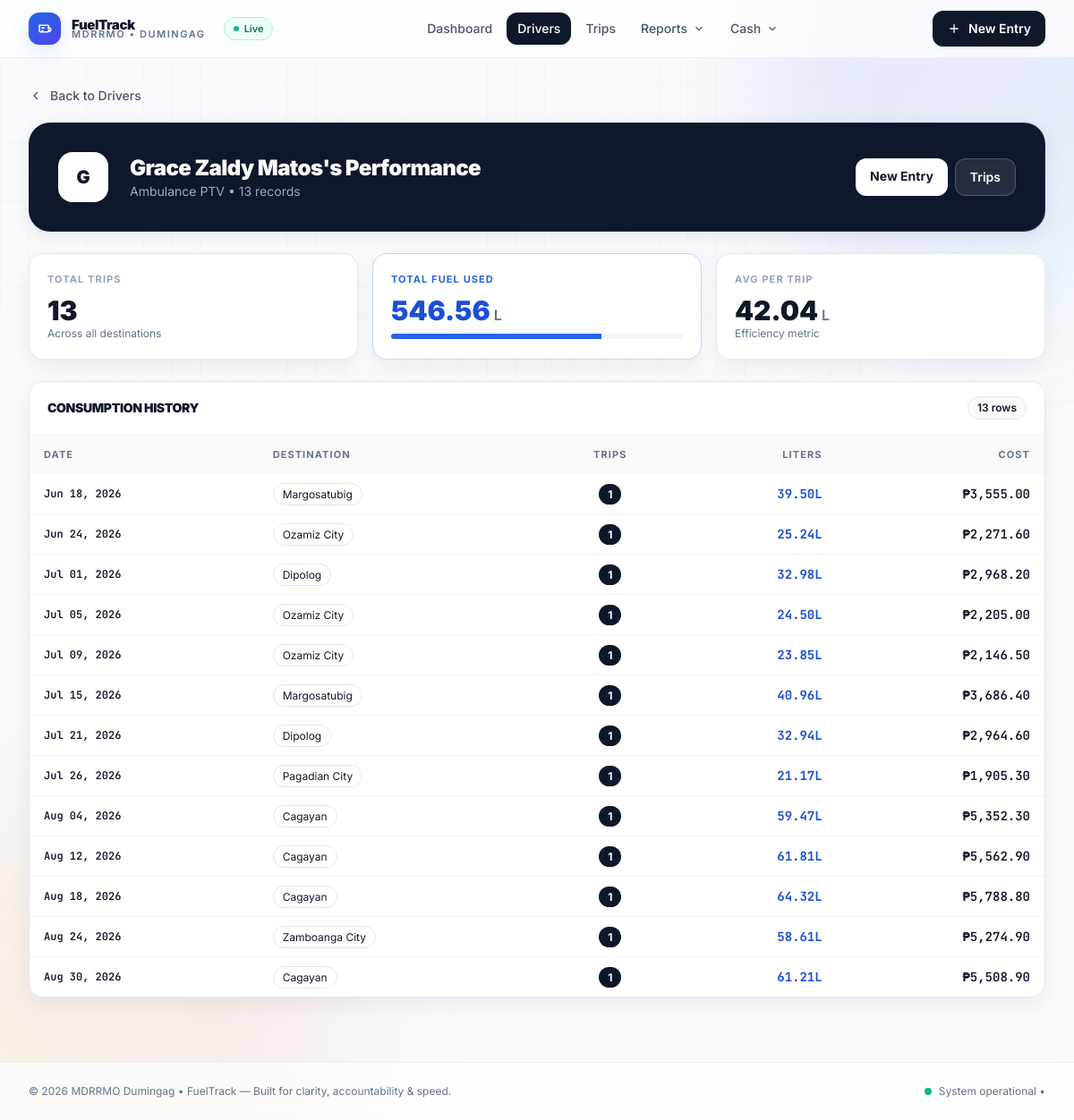
Page /drivers/131/ on the committed database.
### fuel/models.py (models this page shows, shortened)
class Driver(models.Model):
    name = models.CharField(max_length=100, unique=True)
    vehicle = models.CharField(max_length=100)
    class Meta:
        verbose_name = "Driver"
        verbose_name_plural = "Drivers"

class FuelConsumption(models.Model):
    reference_number = models.PositiveIntegerField(default=1)
    AMBULANCE_DESTINATION_CHOICES = [
        ('dipolog', 'Dipolog'),
        ('cagayan', 'Cagayan'),
        ('margosatubig', 'Margosatubig'),
        ('pagadian_city', 'Pagadian City'),
        ('ozamiz_city', 'Ozamiz City'),
        ('zamboanga_city', 'Zamboanga City'),
        ('davao_city', 'Davao City'),
        ('ipil', 'Ipil'),
        ('sindangan', 'Sindangan'),
        ('molave_blancia_hospital', 'Molave Blancia Hospital'),  # New destination
    ]
    HEAVY_EQUIPMENT_DESTINATION_CHOICES = [
        ('local', 'Local Area'),
    ]
    MAHAYAG_SPECIAL_CHOICE = [('mahayag', 'Mahayag Medicare')]
    DESTINATION_CHOICES = AMBULANCE_DESTINATION_CHOICES + HEAVY_EQUIPMENT_DESTINATION_CHOICES + MAHAYAG_SPECIAL_CHOICE
    PURPOSE_CHOICES = [
        ('Transport Patient', 'Transport Patient'),
        ('landslide sinonok', 'Landslide Sinonok'),
        ('landslide bag-ong kauswagan', 'Landslide Bag-ong Kauswagan'),
        ('landslide macasing', 'Landslide Macasing'),
        ('mahayag medicare', 'Mahayag Medicare'),
    ]
    driver = models.ForeignKey('Driver', on_delete=models.CASCADE)
    date = models.DateField()
    trip_number = models.PositiveIntegerField(default=1)
    number_of_trips = models.PositiveIntegerField(default=1)
    purpose = models.CharField(max_length=255, choices=PURPOSE_CHOICES, default="Transport Patient")
    destination = models.CharField(max_length=100, choices=DESTINATION_CHOICES, default='local')
    total_liters = models.FloatField()
    cost = models.FloatField()
    vehicle = models.CharField(max_length=100)
    actual_fuel_price = models.FloatField(default=62.00)  # Default to 62.00 for backward compatibility
    departure_time = models.TimeField(null=True, blank=True)
    arrival_time = models.TimeField(null=True, blank=True)
    return_departure_time = models.TimeField(null=True, blank=True)
    return_arrival_time = models.TimeField(null=True, blank=True)
    starting_balance = models.FloatField(null=True, blank=True)  # Starting fuel in tank
    finished_balance = models.FloatField(null=True, blank=True)  # Ending fuel in tank
    consumed_liters = models.FloatField(null=True, blank=True)  # Fuel consumed during trip
    passenger_name = models.CharField(max_length=255, null=True, blank=True)
    or_number = models.CharField(max_length=50, null=True, blank=True)
    MIN_LITERS_PER_TRIP = 17.69
    MAX_LITERS_PER_TRIP = 26.54
    FUEL_PRICE = 62.00 #per liter
    TOTAL_FUEL_ALLOCATION = 5017.135  # 311062.35 / 62.00 = 5017.135 liters
    DESTINATION_BUDGET_MAP = {
        'dipolog': 2500,
        'cagayan': 5000,
        'margosatubig': 2000,
        'pagadian_city': 1000,
        'ozamiz_city': 1500,
        'zamboanga_city': 5000,
        'davao_city': 5000,
        'ipil': 3500,
        'sindangan': 1500,
        'local': 2000,  # Default budget for local trips
        'molave_blancia_hospital': 800,  # New destination budget
    }
    MAHAYAG_BUDGET_UTILIZATION = 900  # Budget available for mahayag special cases (less than ₱1,000)
    HEAVY_EQUIPMENT_FUEL = 400  # Backhoe and Dumptruck consume 400L each
    class Meta:
        unique_together = ('driver', 'date', 'trip_number')

### fuel/views.py (the view)
# urls.py: path('drivers/<int:pk>/', views.DriverDetailView.as_view(), name='driver_detail'),
class DriverDetailView(DetailView):
    model = Driver
    template_name = 'fuel/driver_detail.html'
    def get_context_data(self, **kwargs):
        context = super().get_context_data(**kwargs)
        driver = self.object
        consumption_data = FuelConsumption.objects.filter(
            driver=driver
        ).order_by('date')
        total_used = consumption_data.aggregate(
            Sum('total_liters')
        )['total_liters__sum'] or 0
        context.update({
            'consumption_history': consumption_data,
            'total_trips': consumption_data.aggregate(
                Sum('number_of_trips')
            )['number_of_trips__sum'],
            'total_used': round(total_used, 2),
            'average_per_trip': round(total_used / sum(
                c.number_of_trips for c in consumption_data
            ), 2) if consumption_data else 0
        })
        return context

### templates/fuel/driver_detail.html (shortened to what this page needs)
{% extends "base.html" %}
{% load humanize %}
{% block content %}
<a href="{% url 'driver_list' %}" class="inline-flex items-center gap-2 text-sm font-medium text-slate-600 hover:text-slate-900">
    <svg width="16" height="16" viewBox="0 0 24 24" fill="none" stroke="currentColor" stroke-width="2"><path d="M15 18l-6-6 6-6"/></svg> Back to Drivers
</a>
<div class="mt-4 rounded-[24px] bg-gradient-to-br from-slate-900 to-indigo-900 p-[1px] shadow-card">
    <div class="rounded-[23px] bg-slate-900 p-6 sm:p-8 flex flex-wrap gap-6 items-center">
        <span class="h-14 w-14 rounded-2xl bg-white text-slate-900 grid place-items-center text-xl font-black">{{ driver.name|slice:":1" }}</span>
        <div>
            <h1 class="text-2xl font-black tracking-tight text-white">{{ driver.name }}'s Performance</h1>
            <p class="text-sm text-blue-100/70">{{ driver.vehicle|default:"Fleet vehicle" }} • {{ consumption_history|length }} record{{ consumption_history|length|pluralize }}</p>
        </div>
        <div class="ml-auto flex gap-2">
            <a href="{% url 'fuel_new' %}" class="rounded-xl bg-white px-4 py-2.5 text-sm font-bold text-slate-900">New Entry</a>
            <a href="{% url 'trip_schedule' %}?driver={{ driver.pk }}" class="rounded-xl border border-white/20 bg-white/10 px-4 py-2.5 text-sm font-semibold text-white backdrop-blur">Trips</a>
        </div>
    </div>
</div>
<div class="mt-6 grid grid-cols-1 sm:grid-cols-3 gap-4">
    <div class="rounded-2xl border border-slate-200 bg-white p-5 shadow-soft">
        <p class="text-[11px] font-bold tracking-widest text-slate-400 uppercase">Total Trips</p>
        <p class="mt-2 text-3xl font-black text-slate-900">{{ total_trips|intcomma }}</p>
        <p class="text-xs text-slate-500">Across all destinations</p>
    </div>
    <div class="rounded-2xl border border-blue-200 bg-white p-5 shadow-soft">
        <p class="text-[11px] font-bold tracking-widest text-blue-600 uppercase">Total Fuel Used</p>
        <p class="mt-2 text-3xl font-black text-blue-700">{{ total_used|floatformat:2|intcomma }}<span class="text-base font-semibold text-slate-500"> L</span></p>
        <div class="mt-2 h-1.5 rounded-full bg-slate-100 overflow-hidden"><div class="h-full w-[72%] bg-blue-600"></div></div>
    </div>
    <div class="rounded-2xl border border-slate-200 bg-white p-5 shadow-soft">
        <p class="text-[11px] font-bold tracking-widest text-slate-400 uppercase">Avg per Trip</p>
        <p class="mt-2 text-3xl font-black text-slate-900">{{ average_per_trip|floatformat:2|intcomma }}<span class="text-base font-semibold text-slate-500"> L</span></p>
        <p class="text-xs text-slate-500">Efficiency metric</p>
    </div>
</div>
<div class="mt-6 overflow-hidden rounded-2xl border border-slate-200 bg-white shadow-soft">
    <div class="border-b border-slate-100 px-5 py-4 flex items-center justify-between">
        <h2 class="text-sm font-black uppercase tracking-tight">Consumption History</h2>
        <span class="rounded-full border border-slate-200 bg-slate-50 px-2.5 py-1 text-xs font-semibold">{{ consumption_history|length }} rows</span>
    </div>
    <div class="overflow-x-auto">
        <table class="w-full text-sm">
            <thead class="bg-slate-50 text-[11px] font-bold tracking-widest text-slate-500 uppercase">
                <tr>
                    <th class="px-4 py-3 text-left">Date</th>
                    <th class="px-4 py-3 text-left">Destination</th>
                    <th class="px-4 py-3 text-center">Trips</th>
                    <th class="px-4 py-3 text-right">Liters</th>
                    <th class="px-4 py-3 text-right">Cost</th>
                </tr>
            </thead>
            <tbody class="divide-y divide-slate-100">
                {% for entry in consumption_history %}
                <tr class="hover:bg-slate-50">
                    <td class="px-4 py-3 font-mono text-xs font-semibold">{{ entry.date|date:"M d, Y" }}</td>
                    <td class="px-4 py-3"><span class="rounded-full border border-slate-200 bg-white px-2.5 py-1 text-xs">{{ entry.get_destination_display|default:"Local" }}</span></td>
                    <td class="px-4 py-3 text-center"><span class="rounded-full bg-slate-900 px-2.5 py-1 text-xs font-bold text-white">{{ entry.number_of_trips }}</span></td>
                    <td class="px-4 py-3 text-right font-mono font-bold text-blue-700">{{ entry.total_liters|floatformat:2|intcomma }}L</td>
                    <td class="px-4 py-3 text-right font-mono font-semibold">₱{{ entry.cost|floatformat:2|intcomma }}</td>
                </tr>
                {% empty %}
                <tr><td colspan="5" class="px-6 py-10 text-center text-slate-500">No history yet.</td></tr>
                {% endfor %}
            </tbody>
        </table>
    </div>
</div>
{% endblock %}

### templates/base.html (style rules this page uses)
* { -webkit-font-smoothing: antialiased; -moz-osx-font-smoothing: grayscale; }
body { font-family: Inter, ui-sans-serif, system-ui; }

### rows in the picture
Driver: name "G", name "Grace Zaldy Matos", vehicle "Ambulance PTV"
FuelConsumption: date "Jun 18, 2026", destination "Margosatubig", number_of_trips "1", total_liters "39.50", cost "3,555.00"
FuelConsumption: date "Jun 24, 2026", destination "Ozamiz City", number_of_trips "1", total_liters "25.24", cost "2,271.60"
FuelConsumption: date "Jul 01, 2026", destination "Dipolog", number_of_trips "1", total_liters "32.98", cost "2,968.20"
FuelConsumption: date "Jul 05, 2026", destination "Ozamiz City", number_of_trips "1", total_liters "24.50", cost "2,205.00"
FuelConsumption: date "Jul 09, 2026", destination "Ozamiz City", number_of_trips "1", total_liters "23.85", cost "2,146.50"
FuelConsumption: date "Jul 15, 2026", destination "Margosatubig", number_of_trips "1", total_liters "40.96", cost "3,686.40"
FuelConsumption: date "Jul 21, 2026", destination "Dipolog", number_of_trips "1", total_liters "32.94", cost "2,964.60"
FuelConsumption: date "Jul 26, 2026", destination "Pagadian City", number_of_trips "1", total_liters "21.17", cost "1,905.30"
FuelConsumption: date "Aug 04, 2026", destination "Cagayan", number_of_trips "1", total_liters "59.47", cost "5,352.30"
FuelConsumption: date "Aug 12, 2026", destination "Cagayan", number_of_trips "1", total_liters "61.81", cost "5,562.90"
FuelConsumption: date "Aug 18, 2026", destination "Cagayan", number_of_trips "1", total_liters "64.32", cost "5,788.80"
FuelConsumption: date "Aug 24, 2026", destination "Zamboanga City", number_of_trips "1", total_liters "58.61", cost "5,274.90"
FuelConsumption: date "Aug 30, 2026", destination "Cagayan", number_of_trips "1", total_liters "61.21", cost "5,508.90"

### other values in the picture
{{ consumption_history|length }} "13"
{{ total_trips|intcomma }} "13"
{{ total_used|floatformat:2|intcomma }} "546.56"
{{ average_per_trip|floatformat:2|intcomma }} "42.04"
